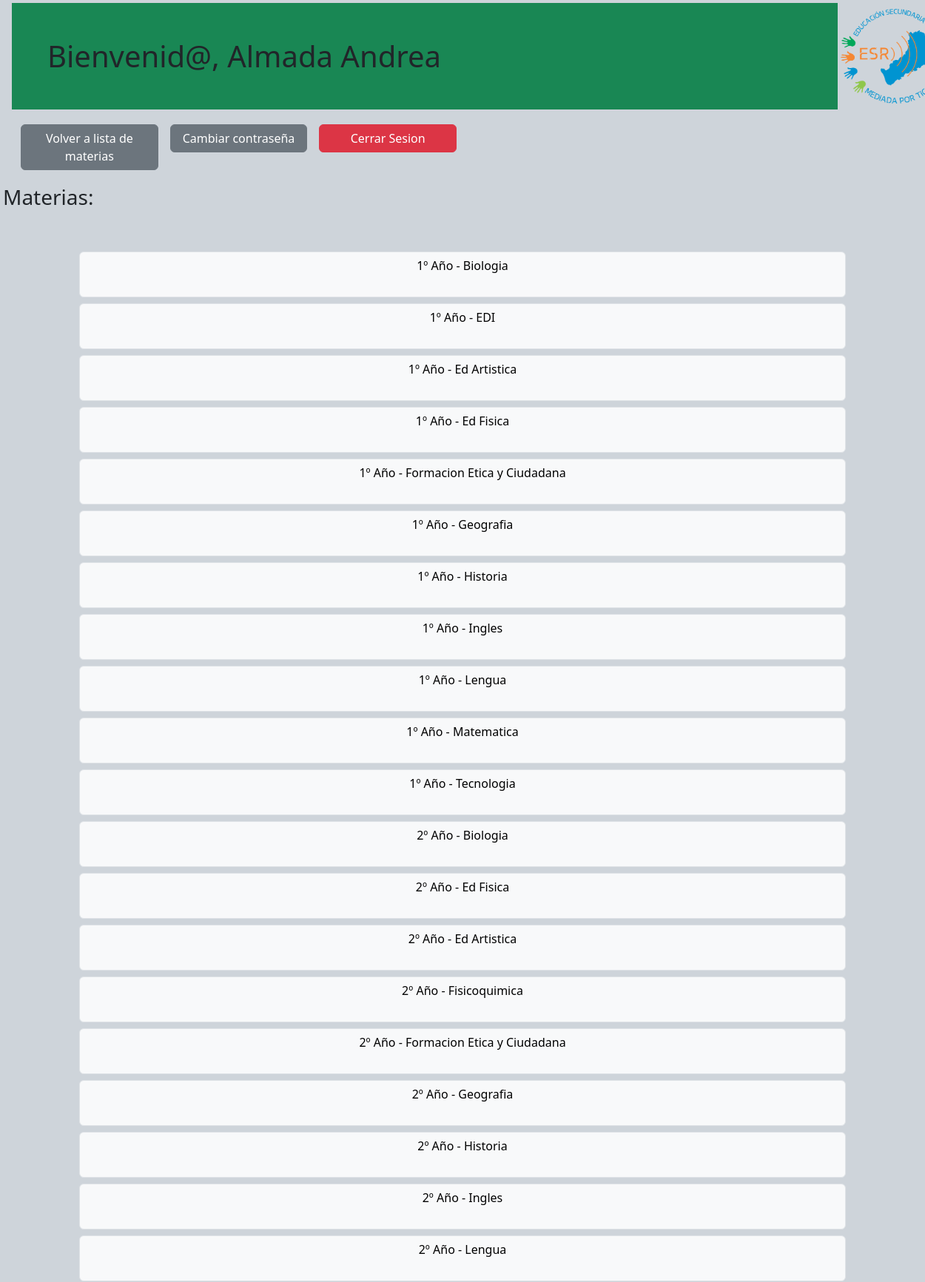
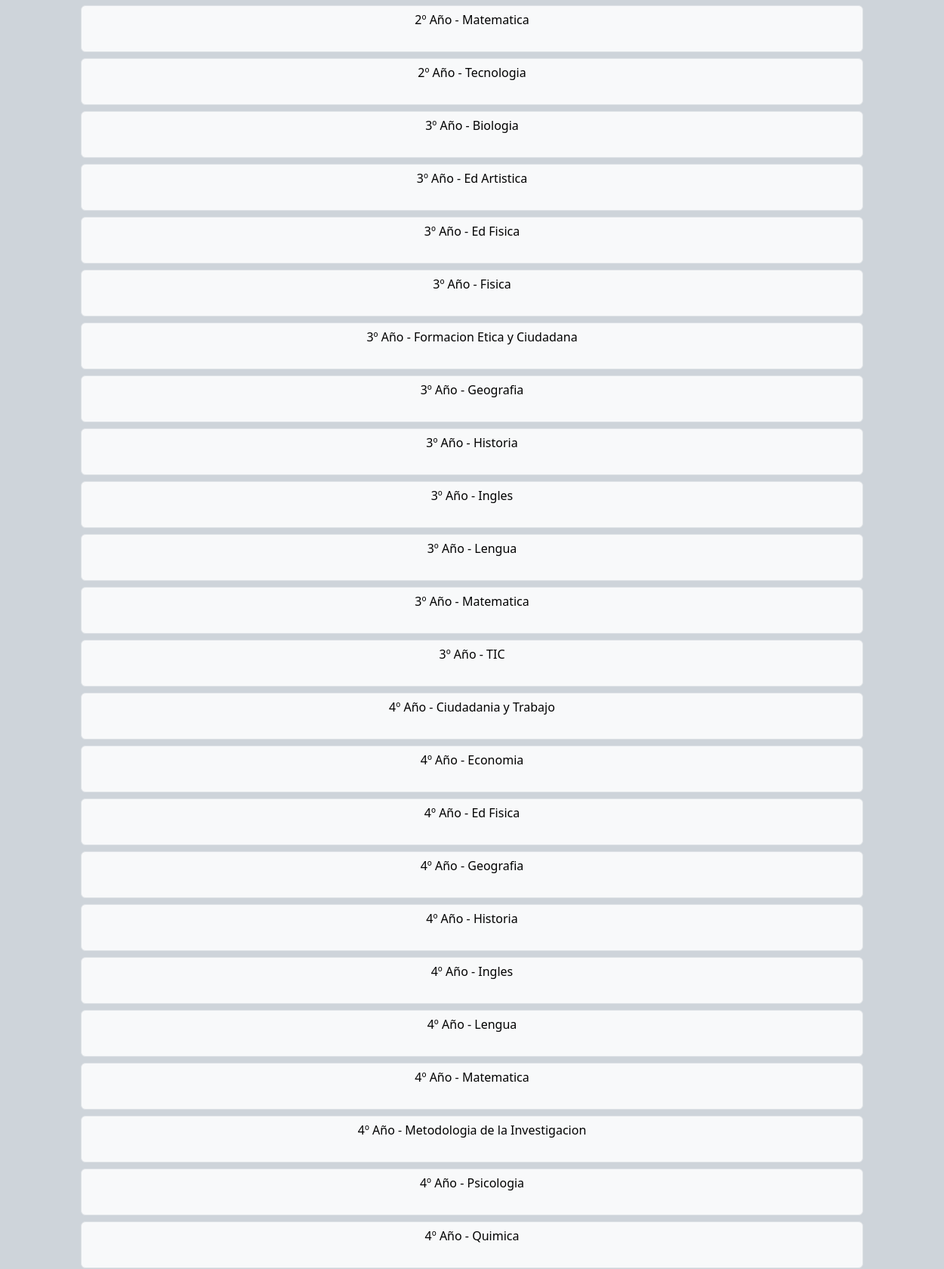
The page /vistas/seleccion_materia_tutores.php (signed in, upper part) on the database its author committed (2 pictures, top to bottom).
### tables this page shows
CREATE TABLE `materias` (
  `id_materia` int(11) NOT NULL,
  `nombre_materia` varchar(100) NOT NULL,
  `id_profesor` int(11) NOT NULL,
  `ano_materia` int(11) NOT NULL
);

### vistas/seleccion_materia_tutores.php (the view, shortened to what this page needs)
<!DOCTYPE html>
<html lang="en">
<head>
    <link href="https://cdn.jsdelivr.net/npm/bootstrap@5.3.8/dist/css/bootstrap.min.css" rel="stylesheet">
</head>
<body class="bg-dark-subtle">
<?php
include "../includes/header_tutores.php"
?>
<h3 class="h3 m-1">Materias:</h3>
<div class="container">
    <div class="container-fluid  p-5">
        <?php
            $consulta_materias = "select * from materias";
            $resultado_materias = mysqli_query($conexion, $consulta_materias);
            while($fila = $resultado_materias -> fetch_array()){
                $nombre_materia = $fila['nombre_materia'];
                $ano_materia = $fila['ano_materia'];
                $id_materia = $fila['id_materia'];
        ?>
        <div class="row">
            <a class="col m-12 btn btn btn-light border 2px dark m-1" href="planilla_materia.php
                ?id_materia=<?= $id_materia ?>
                &nombre_materia=<?= urlencode($nombre_materia)?>
                &ano_materia=<?= urlencode($ano_materia)?>"
            ><?php echo $ano_materia . "º Año - " . $nombre_materia ?> <br><br></a>
        </div>
        <?php
            }
        ?>
    </div>
</div>
</body>
</html>

### rows shown on the page
materias: ano_materia "1", nombre_materia "Biologia"
materias: ano_materia "1", nombre_materia "EDI"
materias: ano_materia "1", nombre_materia "Ed Artistica"
materias: ano_materia "1", nombre_materia "Ed Fisica"
materias: ano_materia "1", nombre_materia "Formacion Etica y Ciudadana"
materias: ano_materia "1", nombre_materia "Geografia"
materias: ano_materia "1", nombre_materia "Historia"
materias: ano_materia "1", nombre_materia "Ingles"
materias: ano_materia "1", nombre_materia "Lengua"
materias: ano_materia "1", nombre_materia "Matematica"
materias: ano_materia "1", nombre_materia "Tecnologia"
materias: ano_materia "2", nombre_materia "Biologia"
materias: ano_materia "2", nombre_materia "Ed Fisica"
materias: ano_materia "2", nombre_materia "Ed Artistica"
materias: ano_materia "2", nombre_materia "Fisicoquimica"
materias: ano_materia "2", nombre_materia "Formacion Etica y Ciudadana"
materias: ano_materia "2", nombre_materia "Geografia"
materias: ano_materia "2", nombre_materia "Historia"
materias: ano_materia "2", nombre_materia "Ingles"
materias: ano_materia "2", nombre_materia "Lengua"
materias: ano_materia "2", nombre_materia "Matematica"
materias: ano_materia "2", nombre_materia "Tecnologia"
materias: ano_materia "3", nombre_materia "Biologia"
materias: ano_materia "3", nombre_materia "Ed Artistica"
materias: ano_materia "3", nombre_materia "Ed Fisica"
materias: ano_materia "3", nombre_materia "Fisica"
materias: ano_materia "3", nombre_materia "Formacion Etica y Ciudadana"
materias: ano_materia "3", nombre_materia "Geografia"
materias: ano_materia "3", nombre_materia "Historia"
materias: ano_materia "3", nombre_materia "Ingles"
materias: ano_materia "3", nombre_materia "Lengua"
materias: ano_materia "3", nombre_materia "Matematica"
materias: ano_materia "3", nombre_materia "TIC"
materias: ano_materia "4", nombre_materia "Ciudadania y Trabajo"
materias: ano_materia "4", nombre_materia "Economia"
materias: ano_materia "4", nombre_materia "Ed Fisica"
materias: ano_materia "4", nombre_materia "Geografia"
materias: ano_materia "4", nombre_materia "Historia"
materias: ano_materia "4", nombre_materia "Ingles"
materias: ano_materia "4", nombre_materia "Lengua"
materias: ano_materia "4", nombre_materia "Matematica"
materias: ano_materia "4", nombre_materia "Metodologia de la Investigacion"
materias: ano_materia "4", nombre_materia "Psicologia"
materias: ano_materia "4", nombre_materia "Quimica"

### other values the page prints
$_SESSION["nombre"] "Almada Andrea"
